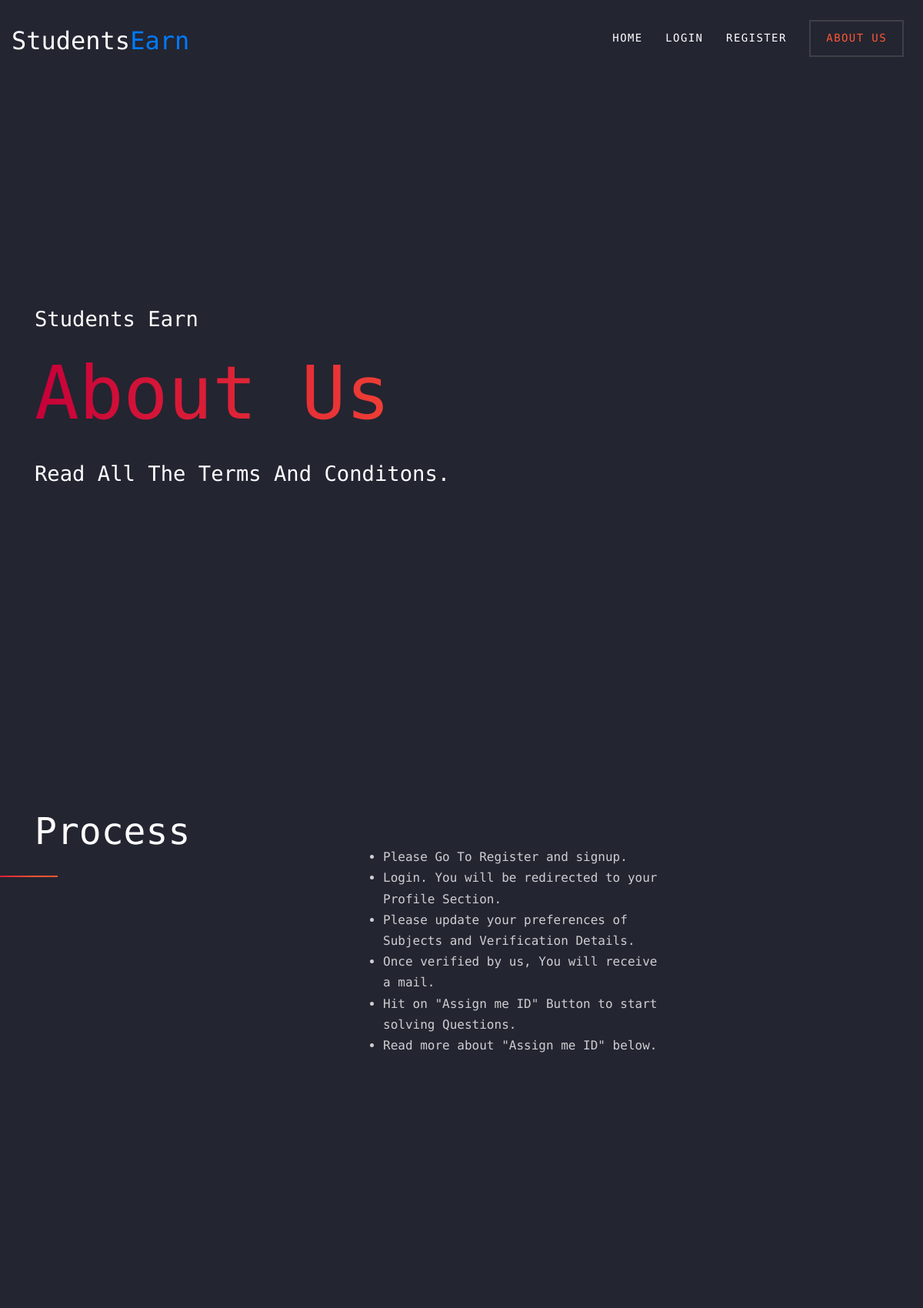
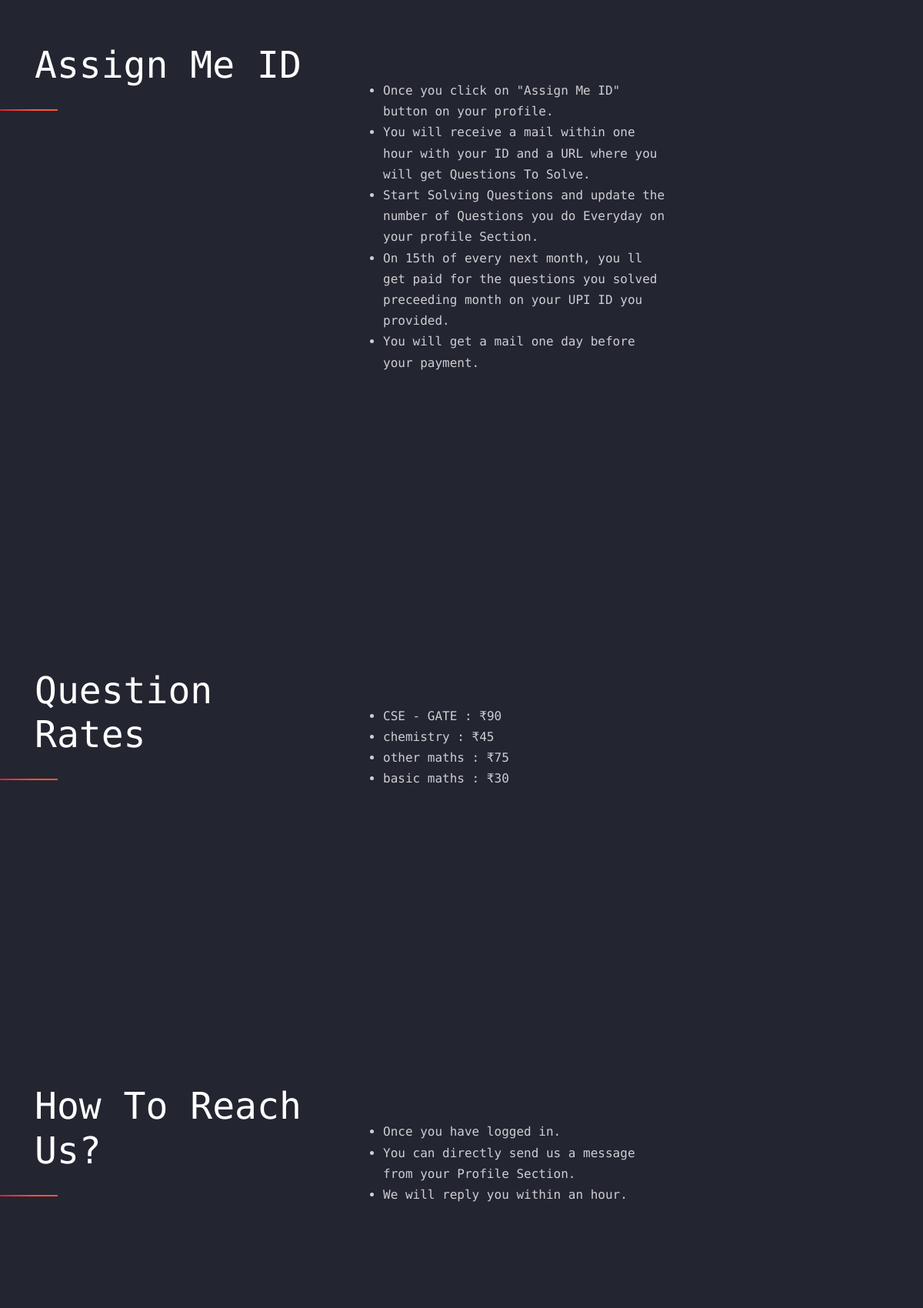
The app's page /aboutus (upper part) with its own data (2 pictures, top to bottom).
### core/models.py (models this page shows, shortened)
class Category(models.Model):
	Title = models.CharField(max_length=100)
	price = models.IntegerField(default=30)
	class Meta:
		verbose_name_plural = "Categories"

### core/views.py (the view)
# urls.py: path('aboutus', views.aboutus, name='aboutus'),
def aboutus(request):
	cat = Category.objects.all()
	context = {
		'cat' : cat,
	}
	return render(request, 'core/aboutus.html', context)

### core/templates/core/aboutus.html
{% extends 'core/base.html' %}
{% load static %}
{% block content %}
    <div class="site-section site-hero">
      <div class="container">
        <div class="row align-items-center">
          <div class="col-md-10">
            <span class="d-block mb-3 caption" data-aos="fade-up" data-aos-delay="100">Students Earn</span>
            <h1 class="d-block mb-4" data-aos="fade-up" data-aos-delay="200">About Us</h1>
            <span class="d-block mb-5 caption" data-aos="fade-up" data-aos-delay="300">Read All The Terms And Conditons.</span>
          </div>
        </div>
      </div>
    </div>
    <div class="site-section">
      <div class="container">
        <div class="row mb-5">
          <div class="col-lg-4" data-aos="fade-up" data-aos-delay="100">
            <div class="site-section-heading">
              <h2>Process</h2>
            </div>
          </div>
          <div class="col-lg-5 mt-5 pl-lg-5" data-aos="fade-up" data-aos-delay="200">
            <ul>
            	<li>Please Go To Register and signup.</li>
            	<li>Login. You will be redirected to your Profile Section.</li>
            	<li>Please update your preferences of Subjects and Verification Details.</li>
              <li>Once verified by us, You will receive a mail.</li>
              <li>Hit on "Assign me ID" Button to start solving Questions.</li>
              <li>Read more about "Assign me ID" below.</li>
            </ul>
          </div>
        </div>
      </div>
    </div>
    <div class="site-section">
      <div class="container">
        <div class="row mb-5">
          <div class="col-lg-4" data-aos="fade-up" data-aos-delay="100">
            <div class="site-section-heading">
              <h2>Assign Me ID</h2>
            </div>
          </div>
          <div class="col-lg-5 mt-5 pl-lg-5" data-aos="fade-up" data-aos-delay="200">
            <ul>
              <li>Once you click on "Assign Me ID" button on your profile.</li>
              <li>You will receive a <strong>mail</strong> within one hour with your <strong>ID</strong> and a <strong>URL</strong> where you will get Questions To Solve.</li>
              <li>Start Solving Questions and update the number of Questions you do Everyday on your profile Section.</li>
              <li>On 15th of every next month, you ll get <strong>paid</strong> for the questions you solved preceeding month on your UPI ID you provided.</li>
              <li>You will get a mail one day before your payment.</li>
            </ul>
          </div>
        </div>
      </div>
    </div>
    <div class="site-section">
      <div class="container">
        <div class="row mb-5">
          <div class="col-lg-4" data-aos="fade-up" data-aos-delay="100">
            <div class="site-section-heading">
              <h2>Question Rates</h2>
            </div>
          </div>
          <div class="col-lg-5 mt-5 pl-lg-5" data-aos="fade-up" data-aos-delay="200">
            <ul>
              {% for c in cat %}
              <li>{{ c.Title }} : ₹{{ c.price }}</li>
              {% endfor %}
            </ul>
          </div>
        </div>
      </div>
    </div>
    <div class="site-section">
      <div class="container">
        <div class="row mb-5">
          <div class="col-lg-4" data-aos="fade-up" data-aos-delay="100">
            <div class="site-section-heading">
              <h2>How To Reach Us?</h2>
            </div>
          </div>
          <div class="col-lg-5 mt-5 pl-lg-5" data-aos="fade-up" data-aos-delay="200">
            <ul>
              <li>Once you have logged in.</li>
              <li>You can directly send us a message from your Profile Section.</li>
              <li>We will reply you within an hour.</li>
            </ul>
          </div>
        </div>
      </div>
    </div>
{% endblock content %}

### core/static/core/css/style.css (style rules this page uses)
body { line-height: 1.7; color: #cfcfd1; font-weight: 300; font-size: 1rem; background: #232531; font-family: "Roboto Mono", -apple-system, BlinkMacSystemFont, "Segoe UI", Roboto, "Helvetica Neue", Arial, sans-serif, "Apple Color Emoji", "Segoe UI Emoji", "Segoe UI Symbol", "Noto Color Emoji"; }
h1, h2, h3, h4, h5, .h1, .h2, .h3, .h4, .h5 { font-family: "Roboto Mono", -apple-system, BlinkMacSystemFont, "Segoe UI", Roboto, "Helvetica Neue", Arial, sans-serif, "Apple Color Emoji", "Segoe UI Emoji", "Segoe UI Symbol", "Noto Color Emoji"; }
.site-section { padding: 2.5em 0; }
@media (min-width: 768px) { .site-section { padding: 10em 0; } }
.site-section-heading h2 { position: relative; font-size: 2.5rem; color: #fff; padding-bottom: 30px; }
@media (min-width: 768px) { .site-section-heading h2 { font-size: 3rem; } }
.site-section-heading h2:after { content: ""; left: 0%; bottom: 0; position: absolute; width: 100px; height: 2px; background: -webkit-gradient(linear, left top, right top, from(#c70039), color-stop(70%, #ff5733)); background: -webkit-linear-gradient(left, #c70039, #ff5733 70%); background: -o-linear-gradient(left, #c70039, #ff5733 70%); background: linear-gradient(to right, #c70039, #ff5733 70%); }
@media (min-width: 992px) { .site-section-heading h2:after { left: -20%; } }
.site-hero { margin-bottom: 10rem; }
.site-hero, .site-hero .row { min-height: 700px; height: calc(100vh - 95px); }
.site-hero h1 { font-size: 2rem; background: -webkit-gradient(linear, left top, right top, from(#c70039), color-stop(70%, #ff5733)); background: -webkit-linear-gradient(left, #c70039, #ff5733 70%); background: -o-linear-gradient(left, #c70039, #ff5733 70%); background: linear-gradient(to right, #c70039, #ff5733 70%); -webkit-background-clip: text; -webkit-text-fill-color: transparent; }
@media (min-width: 992px) { .site-hero h1 { font-size: 6rem; } }
.site-hero .caption { color: #fff; }
@media (min-width: 768px) { .site-hero .caption { font-size: 1.7rem; } }

### records on screen
Category: Title "CSE - GATE", price "90"
Category: Title "chemistry", price "45"
Category: Title "other maths", price "75"
Category: Title "basic maths", price "30"
